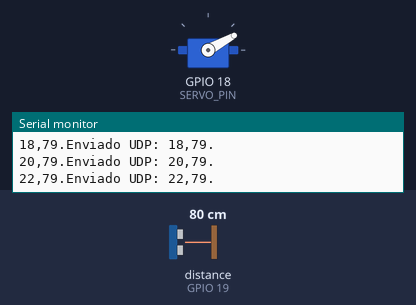
Simulated run of this sketch. Board: ESP32. Parts: servo, the last lines printed to the serial monitor. Wiring (inferred from the names in the program): ultrasonic range finder: trigger GPIO 5; echo GPIO 19. The test bench sets the inputs (shaded band); at power-on: distance to the obstacle (sensor on GPIO 19) 80 cm. The echo pulse lasts 58.3 µs per cm; WiFi joins after 1.5 s; servers stay silent unless stated; servo pulses on a pin are drawn as a servo (544–2400 µs = 0–180°).

Above: at 2.7 s.
2.8 s: distance to the obstacle (sensor on GPIO 19) set to 2 cm
At 3.73 s:
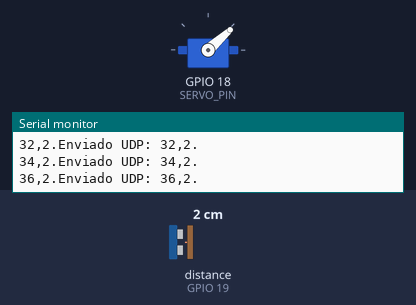
11.8 s: distance to the obstacle (sensor on GPIO 19) set to 120 cm
At 13.88 s:
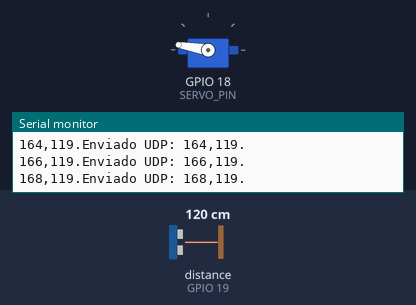
14.8 s: distance to the obstacle (sensor on GPIO 19) set to 250 cm
At 15.09 s:
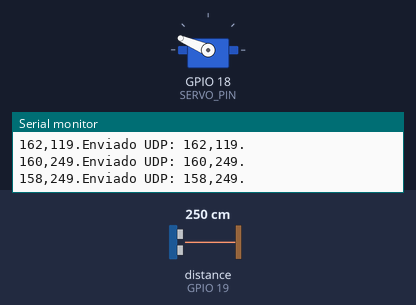
Timing chart, 0 to 23.8 s (numbered marks = the images above; inputs shaded):
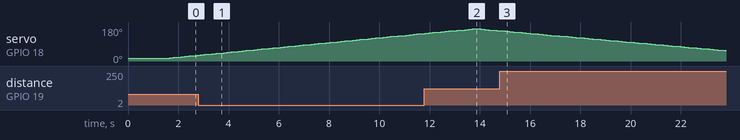

The sketch:

TX_SEGURIDAD.ino
```cpp
#include <WiFi.h>
#include <WiFiUdp.h>

// --- Servo ---
#define SERVO_PIN 18
#define PWM_CH    0
#define PWM_FREQ  50
#define PWM_RES   16

#define PULSO_MIN 600
#define PULSO_MAX 2400
#define ANGULO_MIN 10
#define ANGULO_MAX 170

// --- HC-SR04 ---
#define TRIG_PIN 5
#define ECHO_PIN 19

// WiFi credentials
const char* ssid     = "s6";
const char* password = "claveesp32";

// UDP config
WiFiUDP udp;
const char* udpAddress = "192.168.10.108"; // IP del receptor UDP
const int udpPort = 2000;                 // Puerto del receptor UDP

void moverServo(int angulo) {
  int pulso = map(angulo, 0, 180, PULSO_MIN, PULSO_MAX);
  int duty = (pulso * 65535) / 20000;
  ledcWrite(PWM_CH, duty);
}

float medirDistancia() {
  digitalWrite(TRIG_PIN, LOW);
  delayMicroseconds(2);
  digitalWrite(TRIG_PIN, HIGH);
  delayMicroseconds(10);
  digitalWrite(TRIG_PIN, LOW);

  long duracion = pulseIn(ECHO_PIN, HIGH, 30000);
  if (duracion == 0) return -1;

  return duracion * 0.0343 / 2;
}

void setup() {
  Serial.begin(9600);

  // Configura servo
  ledcSetup(PWM_CH, PWM_FREQ, PWM_RES);
  ledcAttachPin(SERVO_PIN, PWM_CH);

  // Configura sensor
  pinMode(TRIG_PIN, OUTPUT);
  pinMode(ECHO_PIN, INPUT);

  // Conecta WiFi
  Serial.print("Conectando a WiFi...");
  WiFi.begin(ssid, password);
  while (WiFi.status() != WL_CONNECTED) {
    delay(500);
    Serial.print(".");
  }
  Serial.println("\nWiFi conectado!");
  Serial.print("IP: ");
  Serial.println(WiFi.localIP());

  // Inicia UDP
  udp.begin(udpPort);
}

void enviarUDP(String msg) {
  udp.beginPacket(udpAddress, udpPort);
  udp.print(msg);
  udp.endPacket();
  Serial.print("Enviado UDP: ");
  Serial.println(msg);
}

void loop() {
  for (int angulo = ANGULO_MIN; angulo <= ANGULO_MAX; angulo += 2) {
    moverServo(angulo);
    delay(150);
    float dist = medirDistancia();

    String mensaje = String(angulo) + "," + (dist > 0 ? String((int)dist) : "0") + ".";
    Serial.print(mensaje);
    enviarUDP(mensaje);
  }

  for (int angulo = ANGULO_MAX; angulo >= ANGULO_MIN; angulo -= 2) {
    moverServo(angulo);
    delay(150);
    float dist = medirDistancia();

    String mensaje = String(angulo) + "," + (dist > 0 ? String((int)dist) : "0") + ".";
    Serial.print(mensaje);
    enviarUDP(mensaje);
  }
}
```
